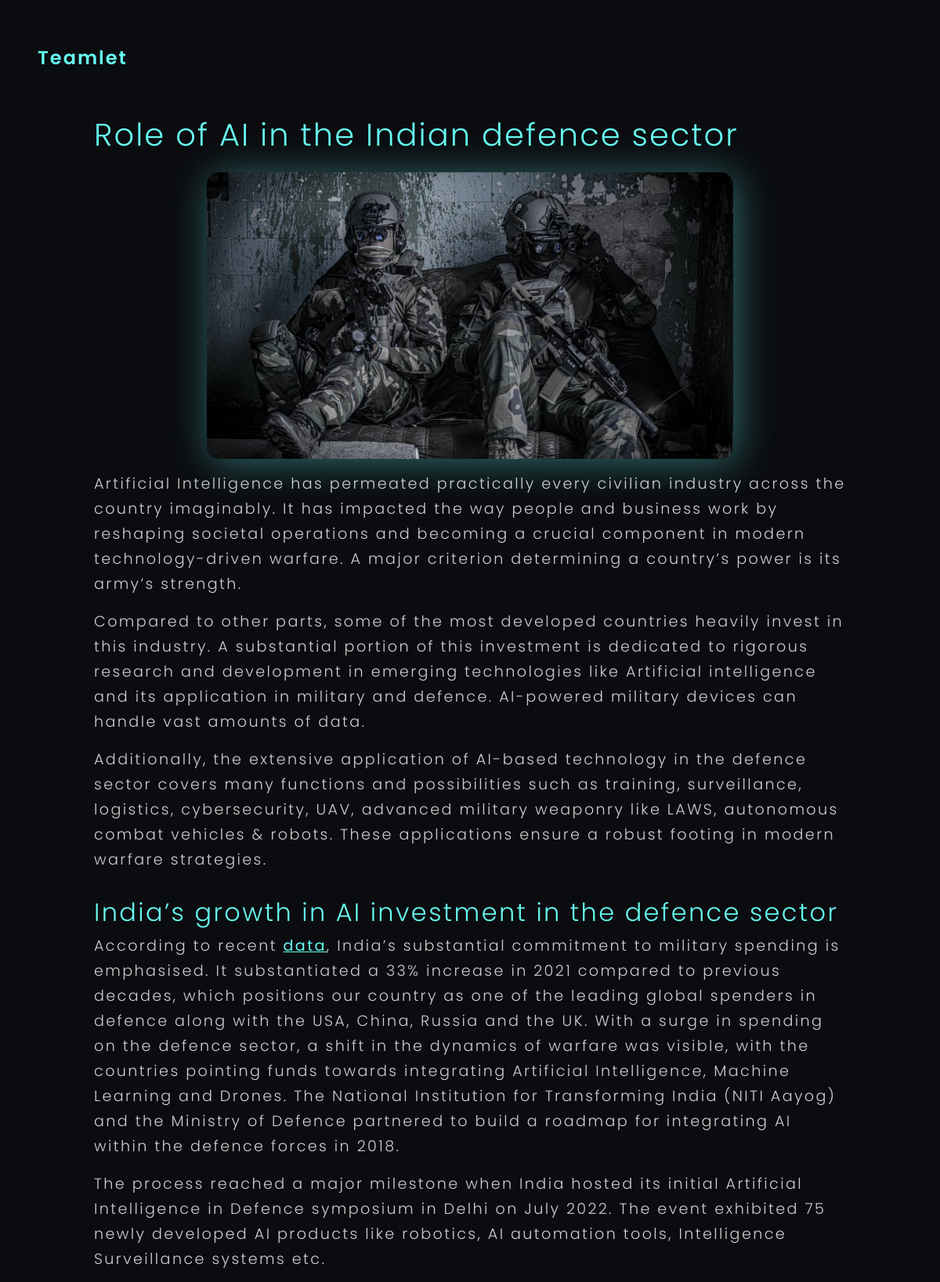
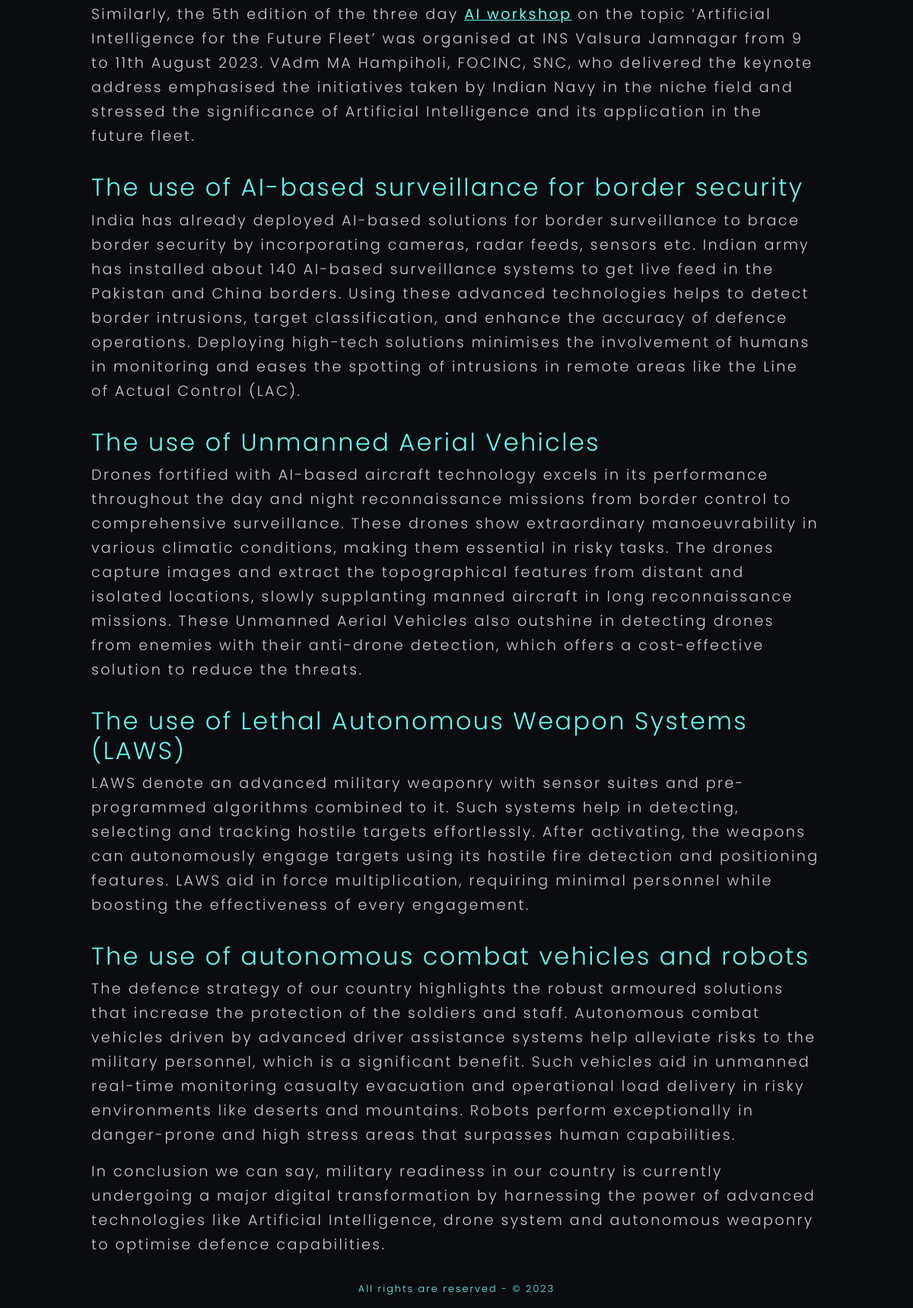
Screenshot of /blogs/6 with the database file from the repository (2 pictures, top to bottom).
### blog/models.py (models this page shows, shortened)
class Blog(models.Model) :
    class Status(models.TextChoices):
        DRAFT = 'DF', 'Draft'
        PUBLISHED = 'PB', 'Published'
    class Pin(models.TextChoices):
        PIN = 'PI', 'Pin'
        UNPIN = 'UN', 'Unpin'
    title = models.CharField(max_length = 250)
    category = models.ForeignKey(Category, on_delete=models.SET_NULL, null=True)
    slug = models.SlugField(max_length = 250, unique=True, editable=False)
    img = models.ImageField(upload_to='images/', default="")
    body = RichTextField()
    published = models.DateTimeField(default=timezone.now)
    created = models.DateTimeField(auto_now_add=True)
    status = models.CharField(max_length=2, choices=Status.choices, default=Status.DRAFT)
    pin = models.CharField(max_length=2, choices=Pin.choices, default=Pin.UNPIN)
    class Meta:
        ordering = ['-published']
        indexes = [
            models.Index(fields=['-published'])
        ]

### blog/views.py (the view)
# urls.py: path("", include("blog.urls")),
def blog(request, pk):
    the_blog = get_object_or_404(Blog, pk=pk)
    return render(request, 'blog.html', {'blog':the_blog})

### templates/blog.html (shortened to what this page needs)
{% extends "base.html" %}
{% load static %}
{% block css %}
  <link rel='stylesheet' href='{% static 'css/blog.css' %}'>
{% endblock css %}
{% block content %}
    <div class="full-blog">
        <div class="full-blog-heading">
            <h1>{{blog.title}}</h1>
        </div>
        <div class="full-blog-content">
            <img src="{{blog.img.url}}" alt="Main Image">
            {{blog.body | safe }}
        </div>
    </div>
{% endblock content %}

### templates/base.html (shortened to what this page needs)
{% load static %}
<!doctype html>
<html lang="en">
  <head>
    <link href="https://cdn.jsdelivr.net/npm/bootstrap@5.3.2/dist/css/bootstrap.min.css" rel="stylesheet">
    <link rel="stylesheet" href="{% static 'css/base.css' %}">
    {% block css %}  {% endblock css %}
  </head>
  <body>
    <nav class="navbar">
        <a href="{% url 'home' %}">Teamlet</a>
    </nav>
    {% block content %}    {% endblock content %}
    <footer class="footer" >
        All rights are reserved - &copy; 2023
    </footer>
  </body>
</html>

### static/css/base.css (style rules this page uses)
* { padding: 0; margin: 0; }
body { font-family: 'Poppins', sans-serif; background-color: #0b0c10; letter-spacing: 0.2ch; }
a { text-decoration: none; color: #66FCF1 !important; }
.navbar { margin: 3rem; }
.navbar a { font-size: 1.5rem; font-weight: 600; color: #66FCF1; }
.footer { display: flex; justify-content: center; color: #66FCF1; font-size: 0.8rem; font-weight: 300; padding: 1rem; }

### static/css/blog.css (style rules this page uses)
.full-blog { width: 80%; margin: auto; }
.full-blog-heading h1 { color: #66FCF1; margin-bottom: 1.5rem; font-weight: 300; }
.full-blog-content h2 { font-weight: 300; color: #66FCF1; margin-top: 2rem; }
.full-blog-content { color: rgb(255, 255, 255, 0.8); font-size: 1.2rem; letter-spacing: 0.2ch; line-height: 2rem; font-weight: 300; }
.full-blog-content img { width: 70%; height: auto; display: block; margin: auto; margin-bottom: 1rem; border-radius: 1rem; box-shadow: 4px 4px 50px rgb(102,252,242, 0.4); }
.footer { display: flex; justify-content: center; color: #66FCF1; font-size: 0.8rem; font-weight: 300; padding: 1rem; }

### rows the page displays
Blog: title "Role of AI in the Indian defence sector", img (picture), body "Artificial Intelligence has permeated practically every civilian industry across the country imaginably. It has impacted the way people and business work by reshaping societal operations and becoming a crucial component in modern technology-driven warfare. A major criterion determining a country’s power is its army’s strength. Compared to other parts, some of the most developed countries heavily invest in this industry. A substantial portion of this investment is dedicated to rigorous research and development in emerging technologies like Artificial intelligence and its application in military and defence. AI-powered military devices can handle vast amounts of data. Additionally, the…"
